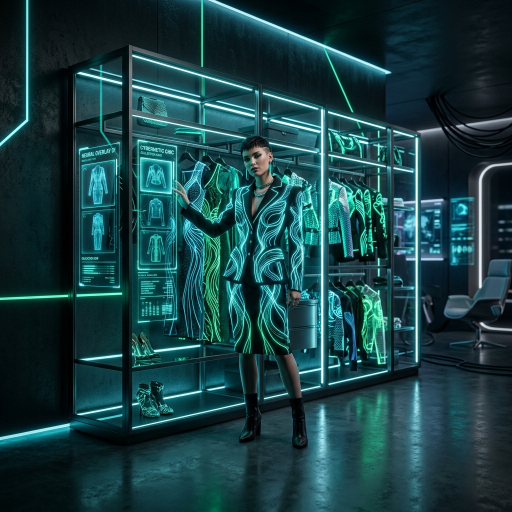
#> input picture frontend/src/assets/generated/hero.png, 1024 x 1024 px (shown at 1/2 size)
$ python -i color_extractor.py   (imports and definitions only)
#> lines starting #> are read from the running program, lines starting #| are printed output that depends on the picture
"""
color_extractor.py — Perceptual colour extraction using CIELAB + KMeans++.

Improved for wardrobe images:
- type-aware focus crop
- better background suppression
- better dark-bottom handling
- avoids calling neutral clothing "Silver" unless it is a watch
"""

import cv2
import numpy as np
import colorsys
import logging
from sklearn.cluster import KMeans
try:
    from PIL import Image
except Exception:  # pragma: no cover
    Image = None

logger = logging.getLogger(__name__)

K_CLUSTERS = 5

TOP_TYPES = {"tshirt", "shirt", "formal_shirt", "hoodie", "sweater"}
OUTERWEAR_TYPES = {"blazer", "jacket", "coat"}
BOTTOM_TYPES = {"jeans", "formal_pants", "cargo_pants", "track_pants", "shorts", "skirt", "pyjama"}
FOOTWEAR_TYPES = {"sneakers", "shoes", "loafers", "sandals", "slippers"}
WATCH_TYPES = {"watch"}


def _extraction_failure(reason: str, image_path: str):
    return {
        "ok": False,
        "error": reason or "color_extraction_failed",
        "image_path": image_path,
        "primary_color": None,
        "secondary_colors": [],
        "primary_hsv": None,
        "color_name": None,
        "delta_e_spread": None,
    }


def _read_image_bgr_with_fallback(image_path: str):
    """
    Read image as BGR for OpenCV/LAB pipeline.
    Tries OpenCV first; falls back to PIL decode (useful for AVIF on some builds).
    """
    bgr = cv2.imread(image_path)
    if bgr is not None:
        return bgr, None

    if Image is None:
        return None, "opencv_decode_failed"

    try:
        with Image.open(image_path) as pil_img:
            rgb = np.array(pil_img.convert("RGB"))
        if rgb.size == 0:
            return None, "opencv_and_pil_decode_failed"
        bgr = cv2.cvtColor(rgb, cv2.COLOR_RGB2BGR)
        logger.info("[color] OpenCV decode failed; PIL fallback succeeded: %s", image_path)
        return bgr, None
    except Exception as e:
        logger.warning("[color] PIL fallback decode failed for %s: %s", image_path, e)
        return None, "opencv_and_pil_decode_failed"


# ── Colour Space Conversions ──────────────────────────────────────

def _bgr_to_hsv_float(b, g, r):
    """Convert BGR (0-255) → HSV (H:0-360, S:0-100, V:0-100)."""
    h, s, v = colorsys.rgb_to_hsv(r / 255, g / 255, b / 255)
    return [round(h * 360, 1), round(s * 100, 1), round(v * 100, 1)]


def _lab_to_rgb(l_val, a_val, b_val):
    """Convert single LAB point back to RGB (0-255 ints)."""
    lab_px = np.array([[[l_val, a_val, b_val]]], dtype=np.float32)
    bgr = cv2.cvtColor(lab_px, cv2.COLOR_LAB2BGR)
    b, g, r = (bgr[0, 0] * 255).clip(0, 255).astype(int)
    return [int(r), int(g), int(b)]


# ── Region Selection ──────────────────────────────────────────────

def _focus_crop(bgr, clothing_type=None):
    """
    Type-aware crop so color extraction focuses on the garment region
    instead of background / skin / shirt / floor.
    """
    h, w = bgr.shape[:2]
    clothing_type = (clothing_type or "").strip().lower()

    if clothing_type in BOTTOM_TYPES:
        # Focus on center-lower body, avoid too much torso/background
        x1, x2 = int(w * 0.24), int(w * 0.76)
        y1, y2 = int(h * 0.28), int(h * 0.96)
    elif clothing_type in TOP_TYPES or clothing_type in OUTERWEAR_TYPES:
        # Focus on torso/upper body
        x1, x2 = int(w * 0.18), int(w * 0.82)
        y1, y2 = int(h * 0.06), int(h * 0.74)
    elif clothing_type in FOOTWEAR_TYPES:
        # Focus on lower edge / feet region
        x1, x2 = int(w * 0.18), int(w * 0.82)
        y1, y2 = int(h * 0.68), int(h * 0.98)
    elif clothing_type in WATCH_TYPES:
        # Conservative center crop
        x1, x2 = int(w * 0.28), int(w * 0.72)
        y1, y2 = int(h * 0.20), int(h * 0.80)
    else:
        # Generic center crop
        x1, x2 = int(w * 0.20), int(w * 0.80)
        y1, y2 = int(h * 0.20), int(h * 0.80)

    # Safety fallback
    if x2 - x1 < 20 or y2 - y1 < 20:
        return bgr
    return bgr[y1:y2, x1:x2]


# ── Colour Naming (clothing-aware) ────────────────────────────────

def get_color_name(rgb, clothing_type=None):
    """
    Convert RGB to a human-readable colour name.
    Neutral apparel should usually be Gray / Charcoal / Black,
    not Silver. Silver is mainly reserved for watches/metallic items.
    """
    r, g, b = rgb[0], rgb[1], rgb[2]
    h, s, v = colorsys.rgb_to_hsv(r / 255, g / 255, b / 255)
    h, s, v = h * 360, s * 100, v * 100

    clothing_type = (clothing_type or "").strip().lower()

    # ── Achromatic colours ──
    if v < 15:
        return "Black"
    if v < 30 and s < 20:
        return "Black"
    if v > 90 and s < 8:
        return "White"
    if v > 82 and s < 12:
        return "Off-White"

    # Low-saturation neutrals
    if s < 12:
        if v < 38:
            return "Charcoal"
        if v < 60:
            return "Gray"
        # Only allow "Silver" for watch-like items
        if clothing_type in WATCH_TYPES and v < 82:
            return "Silver"
        if v < 82:
            return "Light Gray"
        return "Light Gray"

    # ── Chromatic colours ──
    dark = v < 40
    light = v > 75 and s < 50

    # Red family
    if h < 8 or h >= 345:
        if dark:
            return "Maroon"
        if s > 70 and v > 60:
            return "Red"
        if s < 40 and v > 70:
            return "Salmon"
        return "Red"

    # Orange / Peach / Brown
    if h < 25:
        if dark:
            return "Brown"
        if s < 45 and v > 70:
            return "Peach"
        if s > 70:
            return "Orange"
        return "Orange"

    if h < 40:
        if dark:
            return "Brown"
        if s < 40 and v > 70:
            return "Beige"
        return "Orange"

    # Yellow / Gold / Olive
    if h < 55:
        if dark:
            return "Olive"
        if light:
            return "Cream"
        return "Yellow"

    if h < 70:
        if dark:
            return "Olive"
        return "Gold"

    # Green family
    if h < 160:
        if dark:
            return "Dark Green"
        if h < 100:
            return "Lime"
        if s < 40:
            return "Sage"
        if v > 70:
            return "Green"
        return "Forest Green"

    # Teal / Cyan
    if h < 200:
        if dark:
            return "Teal"
        if s < 40:
            return "Mint"
        return "Cyan"

    # Blue family
    if h < 220:
        if dark:
            return "Navy"
        return "Blue"

    if h < 260:
        if dark:
            return "Navy"
        if v > 70 and s > 50:
            return "Royal Blue"
        return "Blue"

    # Purple / Violet
    if h < 290:
        if dark:
            return "Dark Purple"
        if s < 40:
            return "Lavender"
        return "Purple"

    # Pink / Magenta / Burgundy
    if dark:
        return "Burgundy"
    if s < 30 and v > 70:
        return "Blush"
    if s > 60 and v > 60:
        if h < 320:
            return "Magenta"
        return "Hot Pink"

    return "Pink"


# ── Cluster Selection Helpers ─────────────────────────────────────

def _cluster_info(lab_center, count, total_count):
    rgb = _lab_to_rgb(*lab_center)
    h, s, v = _bgr_to_hsv_float(rgb[2], rgb[1], rgb[0])
    rgb_range = max(rgb) - min(rgb)
    brightness = sum(rgb) / 3.0
    ratio = count / max(total_count, 1)

    return {
        "lab": lab_center,
        "rgb": rgb,
        "hsv": [h, s, v],
        "count": int(count),
        "ratio": float(ratio),
        "range": float(rgb_range),
        "brightness": float(brightness),
        "is_bright_neutral": (s < 15 and brightness > 155),
        "is_dark": brightness < 110,
    }


def _select_primary_cluster(cluster_infos, clothing_type=None):
    """
    Choose primary cluster more intelligently than 'largest cluster wins'.
    Important for dark trousers, shoes, and other apparel with bright backgrounds.
    """
    if not cluster_infos:
        return 0

    clothing_type = (clothing_type or "").strip().lower()

    # Default = dominant cluster
    best_idx = 0
    best_score = -1e9

    for i, info in enumerate(cluster_infos):
        h, s, v = info["hsv"]
        ratio = info["ratio"]
        brightness = info["brightness"]
        color_range = info["range"]

        # Base score favors large clusters
        score = ratio * 100.0

        # Penalize obvious bright neutral background
        if info["is_bright_neutral"]:
            score -= 35.0

        # Slight reward for actual chroma
        score += min(color_range, 70) * 0.15

        # Type-aware adjustments
        if clothing_type in BOTTOM_TYPES:
            # Dark dominant colors are common for pants/jeans
            if brightness < 120:
                score += (120 - brightness) * 0.45

            # Jeans often lean dark blue
            if clothing_type == "jeans" and 185 <= h <= 255:
                score += 12.0

            # Large dark neutrals are often correct for trousers
            if s < 18 and brightness < 95:
                score += 10.0

        elif clothing_type in FOOTWEAR_TYPES:
            if brightness < 125:
                score += (125 - brightness) * 0.35

        else:
            # Generic logic: avoid bright neutral background
            if not info["is_bright_neutral"]:
                score += 5.0

        if score > best_score:
            best_score = score
            best_idx = i

    return best_idx


# ── Main Extraction ───────────────────────────────────────────────

def extract_colors(image_path: str, clothing_type: str = None) -> dict:
    """
    Extract dominant colours from a clothing image using KMeans++ in CIELAB.

    Args:
        image_path: Path to the image file on disk.
        clothing_type: Optional classifier output, e.g. jeans / shirt / shoes.

    Returns:
        {
          "primary_color":    [r, g, b],
          "secondary_colors": [[r,g,b], ...],
          "primary_hsv":      [h, s, v],
          "color_name":       str,
          "delta_e_spread":   float,
        }
    """
    bgr, decode_error = _read_image_bgr_with_fallback(image_path)
#> in _read_image_bgr_with_fallback, bgr is the input picture: shape (1024, 1024, 3); mean B, G, R 68.6, 64, 25.2
    if bgr is None:
        logger.warning("[color] Cannot decode image: %s (reason=%s)", image_path, decode_error)
        return _extraction_failure("image_decode_failed", image_path)

    # Resize to keep color structure while staying fast
    bgr = cv2.resize(bgr, (150, 150), interpolation=cv2.INTER_AREA)
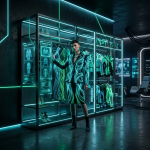
#> bgr: shape (150, 150, 3); mean B, G, R 68.6, 64, 25.2

    # Type-aware crop
    bgr_crop = _focus_crop(bgr, clothing_type)
#> in _focus_crop, `return bgr[y1:y2, x1:x2]`:
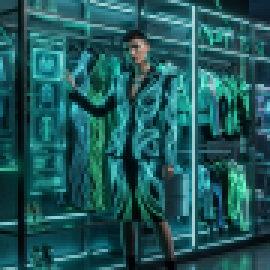
#> returned value: shape (90, 90, 3) (shown 3 times larger); mean of channels 0, 1, 2 90.3, 87.7, 31; drawn as B, G, R

    # Convert BGR → LAB
    bgr_f = bgr_crop.astype(np.float32) / 255.0
    lab = cv2.cvtColor(bgr_f, cv2.COLOR_BGR2LAB)
#> lab: shape (90, 90, 3) float32; mean of channels 0, 1, 2 33.2, -16, -6.8
    pixels = lab.reshape(-1, 3)

    # Background suppression
    L = pixels[:, 0]
#> L = 8100 values, max 88.31 at index 2587, min 0.238 at index 7874, mean 33.19
    fg_mask = (L > 4) & (L < 97)

    hsv_crop = cv2.cvtColor(bgr_crop, cv2.COLOR_BGR2HSV)
#> hsv_crop: shape (90, 90, 3); mean H, S, V 91.2, 181.1, 93.1
    hsv_pixels = hsv_crop.reshape(-1, 3)
    s_vals = hsv_pixels[:, 1]
#> s_vals = 8100 values, max 255 at index 2079, min 6 at index 1126, mean 181.1
    v_vals = hsv_pixels[:, 2]
#> v_vals = 8100 values, max 242 at index 2592, min 2 at index 7874, mean 93.06

    # Remove bright neutral background pixels
    not_bright_neutral = ~((s_vals < 20) & (v_vals > 185))
    not_extreme_white = v_vals < 248

    combined_mask = fg_mask & not_bright_neutral & not_extreme_white
    filtered = pixels[combined_mask]

    if len(filtered) < 100:
        filtered = pixels[fg_mask]
    if len(filtered) < 100:
        filtered = pixels

    n_clusters = min(K_CLUSTERS, len(filtered))
#> n_clusters = 5
    km = KMeans(
        n_clusters=n_clusters,
        init="k-means++",
        n_init=10,
        random_state=42,
    )
    km.fit(filtered)

    counts = np.bincount(km.labels_)
#> counts = [1938, 544, 2490, 1991, 932]
    sorted_idx = np.argsort(-counts)
#> sorted_idx = [2, 3, 0, 4, 1]
    centers = km.cluster_centers_[sorted_idx]
#> centers = [[26.94, -13.72, -7.62], [42.56, -19.72, -9.11], [13.3, -8.13, -5.52], [65.01, -22.55, -9.28], [55.31, -35.29, 3.76]]
    sorted_counts = counts[sorted_idx]
#> sorted_counts = [2490, 1991, 1938, 932, 544]
    total_count = int(np.sum(sorted_counts))
#> total_count = 7895

    cluster_infos = [
        _cluster_info(center, count, total_count)
        for center, count in zip(centers, sorted_counts)
    ]
#> in _cluster_info, `ratio = count / max(total_count, 1)`: ratio = 0.315
#> cluster_infos = 5 items

    primary_idx = _select_primary_cluster(cluster_infos, clothing_type)
#> the loop in _select_primary_cluster, `for i, info in enumerate(cluster_infos):` made 5 passes
#> (h, s, v, ratio, brightness, color_range, score, best_score) on pass 1: (185.9, 68.9, 29, 0.315, 55.33, 51, 44.19, 44.19)
#> (h, s, v, ratio, brightness, color_range, score) on passes 2 to 5: (183.3, 64, 44.7, 0.252, 88.33, 73, 40.72), (188.3, 70.7, 16.1, 0.245, 30, 29, 33.9), (183, 46.2, 67.8, 0.118, 145, 80, 27.3), (166.3, 70.9, 58, 0.0689, 105, 105, 22.39)
#> after the loop in _select_primary_cluster, `for i, info in enumerate(cluster_infos):`: best_idx = 0; best_score = 44.19
#> primary_idx = 0

    # Reorder so chosen primary is first
    ordered_infos = cluster_infos[:]
#> ordered_infos = 5 items
    ordered_infos[0], ordered_infos[primary_idx] = ordered_infos[primary_idx], ordered_infos[0]

    rgb_list = [info["rgb"] for info in ordered_infos[:3]]
#> rgb_list = [[23, 69, 74], [41, 110, 114], [12, 37, 41]]
    primary = rgb_list[0]
#> primary = [23, 69, 74]
    secondary = rgb_list[1:] if len(rgb_list) > 1 else []
#> secondary = [[41, 110, 114], [12, 37, 41]]

    pr, pg, pb = primary
#> pr = 23; pg = 69; pb = 74
    hsv = _bgr_to_hsv_float(pb, pg, pr)
#> hsv = [185.9, 68.9, 29]

    color_name = get_color_name(primary, clothing_type=clothing_type)
#> in get_color_name, `r, g, b = rgb[0], rgb[1], rgb[2]`: r = 23; g = 69; b = 74
#> in get_color_name, `h, s, v = colorsys.rgb_to_hsv(r / 255, g / 255, b / 255)`: h = 0.516; s = 0.689; v = 0.29
#> in get_color_name, `h, s, v = h * 360, s * 100, v * 100`: h = 185.9; s = 68.92; v = 29.02
#> in get_color_name, `dark = v < 40`: dark = True
#> in get_color_name, `light = v > 75 and s < 50`: light = False
#> color_name = 'Teal'

    if len(ordered_infos) >= 2:
        delta_e = float(np.mean([
            np.linalg.norm(ordered_infos[0]["lab"] - ordered_infos[i]["lab"])
            for i in range(1, min(3, len(ordered_infos)))
        ]))
#> delta_e = 15.84
    else:
        delta_e = 0.0

    return {
        "ok": True,
        "primary_color": primary,
        "secondary_colors": secondary,
        "primary_hsv": hsv,
        "color_name": color_name,
        "delta_e_spread": round(delta_e, 2),
    }

>>> result = extract_colors('../../../frontend/src/assets/generated/hero.png')
#> result = {'ok': True, 'primary_color': [23, 69, 74], 'secondary_colors': [[41, 110, 114], [12, 37, 41]], 'primary_hsv': [185.9, 68.9, 29], 'color_name': 'Teal', 'delta_e_spread': 15.84}
